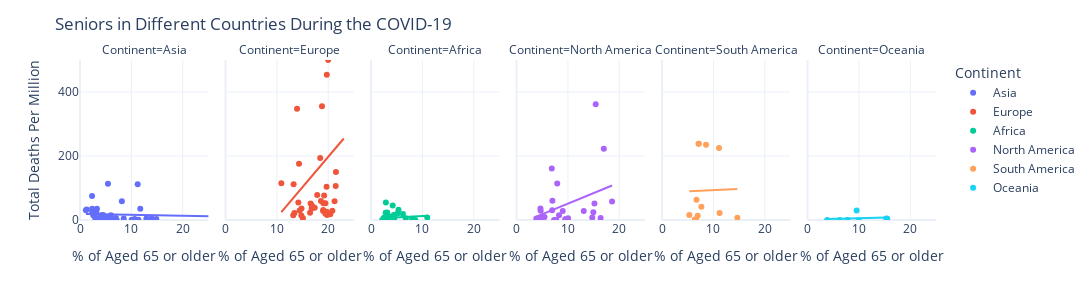

Notebook code cell kept with this figure:
### Code cell
import plotly.express as px
from plotly.subplots import make_subplots
import plotly.graph_objects as go

fig = px.scatter(countries_data_number_index, x="% of Aged 65 or older",y="Total Deaths Per Million", color="Continent",
                hover_name="Country",trendline="ols",facet_col="Continent",size_max=45,range_x=[0,25],range_y=[0,500],
                template='plotly_white')

fig.update_layout(
  title='Seniors in Different Countries During the COVID-19',
  autosize=False, width = 1950, height=300
)

fig.show()

### Figure 1 — Plotly figure (JSON) as saved in the notebook; plotly's stock layout.template omitted (floating-point values rounded to 4 significant figures)
{"data": [{"hovertemplate": "<b>%{hovertext}</b><br><br>Continent=Asia<br>% of Aged 65 or older=%{x}<br>Total Deaths Per Million=%{y}<extra></extra>", "hovertext": ["Afghanistan", "Armenia", "Azerbaijan", "Bahrain", "Bangladesh", "Bhutan", "Brunei", "Cambodia", "China", "Georgia", "India", "Indonesia", "Iran", "Iraq", "Israel", "Japan", "Jordan", "Kazakhstan", "Kuwait", "Kyrgyzstan", "Laos", "Lebanon", "Malaysia", "Maldives", "Mongolia", "Myanmar", "Nepal", "Oman", "Pakistan", "Palestine", "Philippines", "Qatar", "Saudi Arabia", "Singapore", "South Korea", "Sri Lanka", "Syria", "Taiwan", "Tajikistan", "Thailand", "Timor", "Turkey", "United Arab Emirates", "Uzbekistan", "Vietnam", "Yemen"], "legendgroup": "Asia", "marker": {"color": "#636efa", "symbol": "circle"}, "mode": "markers", "name": "Asia", "orientation": "v", "showlegend": true, "type": "scatter", "x": [2.581, 11.23, 6.018, 2.372, 5.098, 4.885, 4.591, 4.412, 10.64, 14.86, 5.989, 5.319, 5.44, 3.186, 11.73, 27.05, 3.81, 6.991, 2.345, 4.489, 4.029, 8.514, 6.293, 4.12, 4.031, 5.732, 5.809, 2.355, 4.495, 3.043, 4.803, 1.307, 3.295, 12.92, 13.91, 10.07, null, null, 3.466, 11.37, 3.556, 8.153, 1.144, 4.469, 7.15, 2.922], "xaxis": "x", "y": [14.62, 112.0, 14.6, 35.26, 8.653, 0, 6.857, 0, 3.223, 3.509, 9.604, 8.88, 113.2, 25.18, 35.24, 7.527, 0.882, 6.284, 74.7, 5.671, 0, 4.688, 3.738, 14.8, 0, 0.11, 0.755, 25.07, 15.85, 0.98, 10.49, 32.63, 35.33, 4.444, 5.461, 0.514, 0.4, 0.294, 5.452, 0.831, 0, 58.42, 30.43, 0.568, 0, 8.516], "yaxis": "y"}, {"hovertemplate": "<b>OLS trendline</b><br>Total Deaths Per Million = -0.284592 * % of Aged 65 or older + 18.7427<br>R<sup>2</sup>=0.002511<br><br>Continent=Asia<br>% of Aged 65 or older=%{x}<br>Total Deaths Per Million=%{y} <b>(trend)</b><extra></extra>", "legendgroup": "Asia", "marker": {"color": "#636efa", "symbol": "circle"}, "mode": "lines", "name": "Asia", "showlegend": false, "type": "scatter", "x": [1.144, 1.307, 2.345, 2.355, 2.372, 2.581, 2.922, 3.043, 3.186, 3.295, 3.466, 3.556, 3.81, 4.029, 4.031, 4.12, 4.412, 4.469, 4.489, 4.495, 4.591, 4.803, 4.885, 5.098, 5.319, 5.44, 5.732, 5.809, 5.989, 6.018, 6.293, 6.991, 7.15, 8.153, 8.514, 10.07, 10.64, 11.23, 11.37, 11.73, 12.92, 13.91, 14.86, 27.05], "xaxis": "x", "y": [18.42, 18.37, 18.08, 18.07, 18.07, 18.01, 17.91, 17.88, 17.84, 17.8, 17.76, 17.73, 17.66, 17.6, 17.6, 17.57, 17.49, 17.47, 17.47, 17.46, 17.44, 17.38, 17.35, 17.29, 17.23, 17.19, 17.11, 17.09, 17.04, 17.03, 16.95, 16.75, 16.71, 16.42, 16.32, 15.88, 15.71, 15.55, 15.51, 15.4, 15.07, 14.78, 14.51, 11.04], "yaxis": "y"}, {"hovertemplate": "<b>%{hovertext}</b><br><br>Continent=Europe<br>% of Aged 65 or older=%{x}<br>Total Deaths Per Million=%{y}<extra></extra>", "hovertext": ["Albania", "Andorra", "Austria", "Belarus", "Belgium", "Bosnia and Herzegovina", "Bulgaria", "Croatia", "Cyprus", "Czech Republic", "Denmark", "Estonia", "Faeroe Islands", "Finland", "France", "Germany", "Gibraltar", "Greece", "Guernsey", "Hungary", "Iceland", "Ireland", "Isle of Man", "Italy", "Jersey", "Kosovo", "Latvia", "Liechtenstein", "Lithuania", "Luxembourg", "Macedonia", "Malta", "Moldova", "Monaco", "Montenegro", "Netherlands", "Norway", "Poland", "Portugal", "Romania", "Russia", "San Marino", "Serbia", "Slovakia", "Slovenia", "Spain", "Sweden", "Switzerland", "Ukraine", "United Kingdom", "Vatican"], "legendgroup": "Europe", "marker": {"color": "#EF553B", "symbol": "circle"}, "mode": "markers", "name": "Europe", "orientation": "v", "showlegend": true, "type": "scatter", "x": [13.19, null, 19.2, 14.8, 18.57, 16.57, 20.8, 19.72, 13.42, 19.03, 19.68, 19.45, null, 21.23, 19.72, 21.45, null, 20.4, null, 18.58, 14.43, 13.93, null, 23.02, null, null, 19.75, null, 19.0, 14.31, 13.26, 19.43, 10.86, null, 14.76, 18.78, 16.82, 16.76, 21.5, 17.85, 14.18, null, 17.37, 15.07, 19.06, 19.44, 19.98, 18.44, 16.46, 18.52, null], "xaxis": "x2", "y": [14.94, 673.0, 76.39, 36.3, 836.6, 51.51, 28.64, 26.06, 21.69, 31.38, 103.6, 52.02, 0, 58.84, 454.0, 106.0, 0, 18.23, 193.9, 59.0, 29.3, 347.3, 282.2, 572.4, 306.7, 17.07, 15.9, 26.22, 27.92, 175.7, 111.8, 20.38, 115.0, 127.4, 14.33, 355.4, 45.01, 35.56, 149.9, 77.97, 54.83, 1238.0, 38.21, 5.129, 52.43, 605.8, 500.3, 194.1, 22.73, 627.4, 0], "yaxis": "y2"}, {"hovertemplate": "<b>OLS trendline</b><br>Total Deaths Per Million = 18.9556 * % of Aged 65 or older + -181.635<br>R<sup>2</sup>=0.064872<br><br>Continent=Europe<br>% of Aged 65 or older=%{x}<br>Total Deaths Per Million=%{y} <b>(trend)</b><extra></extra>", "legendgroup": "Europe", "marker": {"color": "#EF553B", "symbol": "circle"}, "mode": "lines", "name": "Europe", "showlegend": false, "type": "scatter", "x": [10.86, 13.19, 13.26, 13.42, 13.93, 14.18, 14.31, 14.43, 14.76, 14.8, 15.07, 16.46, 16.57, 16.76, 16.82, 17.37, 17.85, 18.44, 18.52, 18.57, 18.58, 18.78, 19.0, 19.03, 19.06, 19.2, 19.43, 19.44, 19.45, 19.68, 19.72, 19.72, 19.75, 19.98, 20.4, 20.8, 21.23, 21.45, 21.5, 23.02], "xaxis": "x2", "y": [24.3, 68.35, 69.72, 72.67, 82.38, 87.12, 89.66, 91.91, 98.19, 98.89, 104.0, 130.4, 132.4, 136.1, 137.2, 147.5, 156.7, 167.8, 169.4, 170.4, 170.5, 174.3, 178.6, 179.0, 179.7, 182.4, 186.6, 186.8, 187.1, 191.4, 192.1, 192.2, 192.8, 197.2, 205.0, 212.7, 220.8, 225.0, 225.9, 254.7], "yaxis": "y2"}, {"hovertemplate": "<b>%{hovertext}</b><br><br>Continent=Africa<br>% of Aged 65 or older=%{x}<br>Total Deaths Per Million=%{y}<extra></extra>", "hovertext": ["Algeria", "Angola", "Benin", "Botswana", "Burkina Faso", "Burundi", "Cameroon", "Cape Verde", "Central African Republic", "Chad", "Comoros", "Congo", "Cote d'Ivoire", "Democratic Republic of Congo", "Djibouti", "Egypt", "Equatorial Guinea", "Eritrea", "Ethiopia", "Gabon", "Gambia", "Ghana", "Guinea", "Guinea-Bissau", "Kenya", "Lesotho", "Liberia", "Libya", "Madagascar", "Malawi", "Mali", "Mauritania", "Mauritius", "Morocco", "Mozambique", "Namibia", "Niger", "Nigeria", "Rwanda", "Sao Tome and Principe", "Senegal", "Seychelles", "Sierra Leone", "Somalia", "South Africa", "South Sudan", "Sudan", "Swaziland", "Tanzania", "Togo", "Tunisia", "Uganda", "Western Sahara", "Zambia", "Zimbabwe"], "legendgroup": "Africa", "marker": {"color": "#00cc96", "symbol": "circle"}, "mode": "markers", "name": "Africa", "orientation": "v", "showlegend": true, "type": "scatter", "x": [6.211, 2.405, 3.244, 3.941, 2.409, 2.562, 3.165, 4.46, 3.655, 2.486, 2.963, 3.402, 2.933, 3.02, 4.213, 5.159, 2.846, 3.607, 3.526, 4.45, 2.339, 3.385, 3.135, 3.002, 2.686, 4.506, 3.057, 4.424, 2.929, 2.979, 2.519, 3.138, 10.95, 6.769, 3.158, 3.552, 2.553, 2.751, 2.974, 2.886, 3.008, 8.606, 2.538, 2.731, 5.344, 3.441, 3.548, 3.163, 3.108, 2.839, 8.001, 2.168, null, 2.48, 2.822], "xaxis": "x3", "y": [19.09, 0.243, 0.907, 0.425, 2.535, 0.084, 11.3, 14.39, 4.762, 4.505, 5.75, 5.074, 1.858, 1.385, 45.55, 20.58, 22.81, 0, 0.626, 15.28, 0.828, 2.735, 2.056, 8.638, 2.25, 0, 6.525, 1.455, 0.469, 0.418, 5.382, 23.23, 7.863, 5.771, 0.128, 0, 2.768, 2.455, 0.154, 54.75, 4.897, 0, 6.644, 5.537, 31.65, 3.037, 11.88, 4.31, 0.352, 1.57, 4.231, 0, 1.674, 0.598, 0.404], "yaxis": "y3"}, {"hovertemplate": "<b>OLS trendline</b><br>Total Deaths Per Million = 0.871036 * % of Aged 65 or older + 3.84335<br>R<sup>2</sup>=0.017160<br><br>Continent=Africa<br>% of Aged 65 or older=%{x}<br>Total Deaths Per Million=%{y} <b>(trend)</b><extra></extra>", "legendgroup": "Africa", "marker": {"color": "#00cc96", "symbol": "circle"}, "mode": "lines", "name": "Africa", "showlegend": false, "type": "scatter", "x": [2.168, 2.339, 2.405, 2.409, 2.48, 2.486, 2.519, 2.538, 2.553, 2.562, 2.686, 2.731, 2.751, 2.822, 2.839, 2.846, 2.886, 2.929, 2.933, 2.963, 2.974, 2.979, 3.002, 3.008, 3.02, 3.057, 3.108, 3.135, 3.138, 3.158, 3.163, 3.165, 3.244, 3.385, 3.402, 3.441, 3.526, 3.548, 3.552, 3.607, 3.655, 3.941, 4.213, 4.424, 4.45, 4.46, 4.506, 5.159, 5.344, 6.211, 6.769, 8.001, 8.606, 10.95], "xaxis": "x3", "y": [5.732, 5.881, 5.938, 5.942, 6.004, 6.009, 6.037, 6.054, 6.067, 6.075, 6.183, 6.222, 6.24, 6.301, 6.316, 6.322, 6.357, 6.395, 6.398, 6.424, 6.434, 6.438, 6.458, 6.463, 6.474, 6.506, 6.551, 6.574, 6.577, 6.594, 6.598, 6.6, 6.669, 6.792, 6.807, 6.841, 6.915, 6.934, 6.937, 6.985, 7.027, 7.276, 7.513, 7.697, 7.719, 7.728, 7.768, 8.337, 8.498, 9.253, 9.739, 10.81, 11.34, 13.38], "yaxis": "y3"}, {"hovertemplate": "<b>%{hovertext}</b><br><br>Continent=North America<br>% of Aged 65 or older=%{x}<br>Total Deaths Per Million=%{y}<extra></extra>", "hovertext": ["Anguilla", "Antigua and Barbuda", "Aruba", "Bahamas", "Barbados", "Belize", "Bermuda", "Bonaire Sint Eustatius and Saba", "British Virgin Islands", "Canada", "Cayman Islands", "Costa Rica", "Cuba", "Curacao", "Dominica", "Dominican Republic", "El Salvador", "Greenland", "Grenada", "Guatemala", "Haiti", "Honduras", "Jamaica", "Mexico", "Montserrat", "Nicaragua", "Panama", "Puerto Rico", "Saint Kitts and Nevis", "Saint Lucia", "Saint Vincent and the Grenadines", "Sint Maarten (Dutch part)", "Trinidad and Tobago", "Turks and Caicos Islands", "United States", "United States Virgin Islands"], "legendgroup": "North America", "marker": {"color": "#ab63fa", "symbol": "circle"}, "mode": "markers", "name": "North America", "orientation": "v", "showlegend": true, "type": "scatter", "x": [null, 6.933, 13.09, 8.996, 14.95, 3.853, null, null, null, 16.98, null, 9.468, 14.74, 16.37, null, 6.981, 8.273, null, 7.304, 4.694, 4.8, 4.652, 9.684, 6.857, null, 5.445, 7.918, 15.17, null, 9.721, 7.724, null, 10.01, null, 15.41, 18.6], "xaxis": "x4", "y": [0, 30.64, 28.1, 27.97, 24.36, 5.03, 144.5, 0, 33.07, 222.8, 15.22, 2.356, 7.504, 6.094, 0, 60.38, 15.11, 0, 0, 28.69, 7.718, 36.15, 3.377, 161.2, 200.0, 9.661, 114.3, 51.38, 0, 0, 0, 349.8, 5.716, 25.83, 361.7, 57.46], "yaxis": "y4"}, {"hovertemplate": "<b>OLS trendline</b><br>Total Deaths Per Million = 6.60171 * % of Aged 65 or older + -14.9485<br>R<sup>2</sup>=0.119478<br><br>Continent=North America<br>% of Aged 65 or older=%{x}<br>Total Deaths Per Million=%{y} <b>(trend)</b><extra></extra>", "legendgroup": "North America", "marker": {"color": "#ab63fa", "symbol": "circle"}, "mode": "lines", "name": "North America", "showlegend": false, "type": "scatter", "x": [3.853, 4.652, 4.694, 4.8, 5.445, 6.857, 6.933, 6.981, 7.304, 7.724, 7.918, 8.273, 8.996, 9.468, 9.684, 9.721, 10.01, 13.09, 14.74, 14.95, 15.17, 15.41, 16.37, 16.98, 18.6], "xaxis": "x4", "y": [10.49, 15.76, 16.04, 16.74, 21.0, 30.32, 30.82, 31.14, 33.27, 36.04, 37.32, 39.67, 44.44, 47.56, 48.98, 49.23, 51.16, 71.43, 82.35, 83.76, 85.19, 86.8, 93.1, 97.17, 107.8], "yaxis": "y4"}, {"hovertemplate": "<b>%{hovertext}</b><br><br>Continent=South America<br>% of Aged 65 or older=%{x}<br>Total Deaths Per Million=%{y}<extra></extra>", "hovertext": ["Argentina", "Bolivia", "Brazil", "Chile", "Colombia", "Ecuador", "Falkland Islands", "Guyana", "Paraguay", "Peru", "Suriname", "Uruguay", "Venezuela"], "legendgroup": "South America", "marker": {"color": "#FFA15A", "symbol": "circle"}, "mode": "markers", "name": "South America", "orientation": "v", "showlegend": true, "type": "scatter", "x": [11.2, 6.704, 8.552, 11.09, 7.646, 7.104, null, 5.305, 6.378, 7.151, 6.933, 14.65, 6.614], "xaxis": "x5", "y": [21.95, 63.39, 235.1, 224.7, 41.78, 238.0, 0, 15.26, 1.823, 238.4, 13.64, 7.197, 1.161], "yaxis": "y5"}, {"hovertemplate": "<b>OLS trendline</b><br>Total Deaths Per Million = 0.789989 * % of Aged 65 or older + 85.3282<br>R<sup>2</sup>=0.000399<br><br>Continent=South America<br>% of Aged 65 or older=%{x}<br>Total Deaths Per Million=%{y} <b>(trend)</b><extra></extra>", "legendgroup": "South America", "marker": {"color": "#FFA15A", "symbol": "circle"}, "mode": "lines", "name": "South America", "showlegend": false, "type": "scatter", "x": [5.305, 6.378, 6.614, 6.704, 6.933, 7.104, 7.151, 7.646, 8.552, 11.09, 11.2, 14.65], "xaxis": "x5", "y": [89.52, 90.37, 90.55, 90.62, 90.81, 90.94, 90.98, 91.37, 92.08, 94.09, 94.17, 96.91], "yaxis": "y5"}, {"hovertemplate": "<b>%{hovertext}</b><br><br>Continent=Oceania<br>% of Aged 65 or older=%{x}<br>Total Deaths Per Million=%{y}<extra></extra>", "hovertext": ["Australia", "Fiji", "French Polynesia", "Guam", "New Caledonia", "New Zealand", "Northern Mariana Islands", "Papua New Guinea"], "legendgroup": "Oceania", "marker": {"color": "#19d3f3", "symbol": "circle"}, "mode": "markers", "name": "Oceania", "orientation": "v", "showlegend": true, "type": "scatter", "x": [15.5, 6.224, 7.775, 9.551, 9.954, 15.32, null, 3.808], "xaxis": "x6", "y": [4, 0, 0, 29.62, 0, 4.562, 34.75, 0], "yaxis": "y6"}, {"hovertemplate": "<b>OLS trendline</b><br>Total Deaths Per Million = 0.372392 * % of Aged 65 or older + 1.83028<br>R<sup>2</sup>=0.022758<br><br>Continent=Oceania<br>% of Aged 65 or older=%{x}<br>Total Deaths Per Million=%{y} <b>(trend)</b><extra></extra>", "legendgroup": "Oceania", "marker": {"color": "#19d3f3", "symbol": "circle"}, "mode": "lines", "name": "Oceania", "showlegend": false, "type": "scatter", "x": [3.808, 6.224, 7.775, 9.551, 9.954, 15.32, 15.5], "xaxis": "x6", "y": [3.248, 4.148, 4.726, 5.387, 5.537, 7.536, 7.604], "yaxis": "y6"}], "layout": {"annotations": [{"font": {}, "showarrow": false, "text": "Continent=Asia", "x": 0.075, "xanchor": "center", "xref": "paper", "y": 1, "yanchor": "bottom", "yref": "paper"}, {"font": {}, "showarrow": false, "text": "Continent=Europe", "x": 0.245, "xanchor": "center", "xref": "paper", "y": 1, "yanchor": "bottom", "yref": "paper"}, {"font": {}, "showarrow": false, "text": "Continent=Africa", "x": 0.415, "xanchor": "center", "xref": "paper", "y": 1, "yanchor": "bottom", "yref": "paper"}, {"font": {}, "showarrow": false, "text": "Continent=North America", "x": 0.585, "xanchor": "center", "xref": "paper", "y": 1, "yanchor": "bottom", "yref": "paper"}, {"font": {}, "showarrow": false, "text": "Continent=South America", "x": 0.755, "xanchor": "center", "xref": "paper", "y": 1, "yanchor": "bottom", "yref": "paper"}, {"font": {}, "showarrow": false, "text": "Continent=Oceania", "x": 0.925, "xanchor": "center", "xref": "paper", "y": 1, "yanchor": "bottom", "yref": "paper"}], "autosize": false, "height": 300, "legend": {"title": {"text": "Continent"}, "tracegroupgap": 0}, "margin": {"t": 60}, "title": {"text": "Seniors in Different Countries During the COVID-19"}, "width": 1950, "xaxis": {"anchor": "y", "domain": [0, 0.15], "range": [0, 25], "title": {"text": "% of Aged 65 or older"}}, "xaxis2": {"anchor": "y2", "domain": [0.17, 0.32], "matches": "x", "range": [0, 25], "title": {"text": "% of Aged 65 or older"}}, "xaxis3": {"anchor": "y3", "domain": [0.34, 0.49], "matches": "x", "range": [0, 25], "title": {"text": "% of Aged 65 or older"}}, "xaxis4": {"anchor": "y4", "domain": [0.51, 0.66], "matches": "x", "range": [0, 25], "title": {"text": "% of Aged 65 or older"}}, "xaxis5": {"anchor": "y5", "domain": [0.68, 0.83], "matches": "x", "range": [0, 25], "title": {"text": "% of Aged 65 or older"}}, "xaxis6": {"anchor": "y6", "domain": [0.85, 1], "matches": "x", "range": [0, 25], "title": {"text": "% of Aged 65 or older"}}, "yaxis": {"anchor": "x", "domain": [0, 1], "range": [0, 500], "title": {"text": "Total Deaths Per Million"}}, "yaxis2": {"anchor": "x2", "domain": [0, 1], "matches": "y", "showticklabels": false}, "yaxis3": {"anchor": "x3", "domain": [0, 1], "matches": "y", "showticklabels": false}, "yaxis4": {"anchor": "x4", "domain": [0, 1], "matches": "y", "showticklabels": false}, "yaxis5": {"anchor": "x5", "domain": [0, 1], "matches": "y", "showticklabels": false}, "yaxis6": {"anchor": "x6", "domain": [0, 1], "matches": "y", "showticklabels": false}}}
